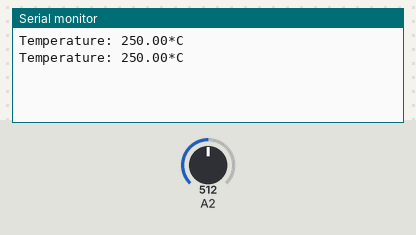
Bench run of a sketch on a simulated Arduino Uno, built with avr-gcc and run on an emulated ATmega328P. On the bench: the last lines printed to the serial monitor. The test bench sets the inputs (shaded band); at power-on: A2 = 512.

Above: at 1.8 s.
1.9 s: A2 set to 716
At 2.5 s:
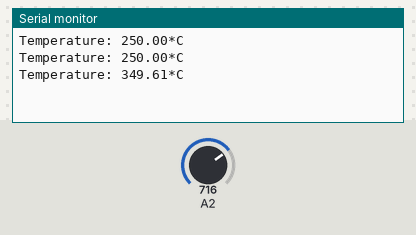
3.4 s: A2 set to 900
At 4.8 s:
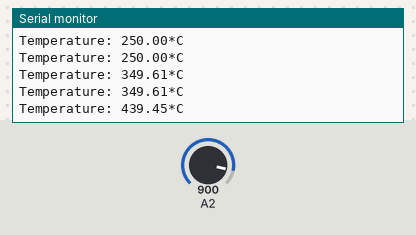
Timing chart, 0 to 6.4 s (numbered marks = the images above; inputs shaded):
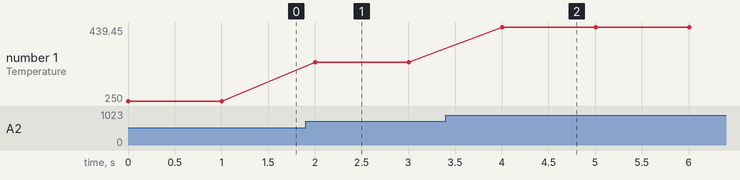

Measured:
- after the input at 1.9 s, the serial monitor: prints a new line after 0.10 s (image 1)
- after the input at 3.4 s, the serial monitor: prints a new line after 0.60 s (image 2)
- plotted number 1: 250 → 349.61 after the input at 1.9 s, 349.61 → 439.45 after the input at 3.4 s

The sketch:

temp_sensor_lm35_.ino
```cpp
float temp; //internal variable

void setup() {
  // put your setup code here, to run once:
  Serial.begin(9600);
}

void loop() {
  // put your main code here, to run repeatedly:
  temp = analogRead(A2);
  temp = temp*(5.0/1024.0)*100;
  Serial.print("\nTemperature: ");
  Serial.print(temp);
  Serial.print("*C\n");

  delay(1000);
}
```
